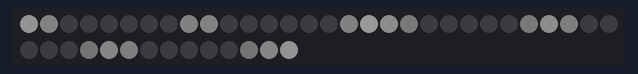
Simulated run of this sketch. Board: Arduino Uno, built with avr-gcc and run on an emulated ATmega328P. Parts: 44 RGB LEDs in strip order, left to right, continuing on the next row. Dim RGB values are drawn brighter than linear; random numbers use the default seed unless the sketch sets one.

Above: at 0.19 s.
At 4.9 s:
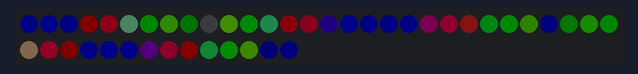
At 9.92 s:
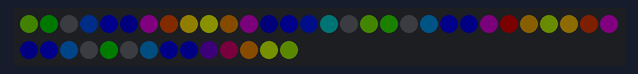
At 19.97 s:
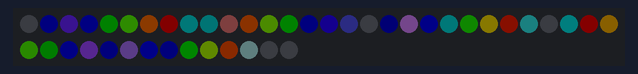
At 29.7 s:
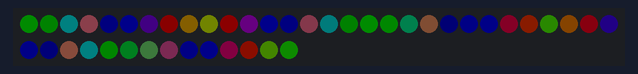
At 39.75 s:
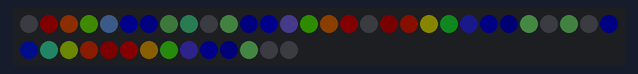

The sketch:

LightChain.ino
```cpp
#include <Adafruit_NeoPixel.h>
#include <stdlib.h>
#include <time.h>

#define LED_PIN      4
#define LED_COUNT    44//126

// Total = 44
// 0-,

Adafruit_NeoPixel strip(LED_COUNT, LED_PIN, NEO_KHZ800 + NEO_GRB);

void setup() {
  strip.begin();
  strip.clear();
  // Serial.begin(9600);
  srand(time(NULL));
}

// float pi = 3.141592653;]
int randP = 0;
int randt = 0;
float P = 0;
float et = 0.0;

int randt1 = 0;
int randt2 = 0;
int randt3 = 0;
int randt4 = 0;
int randt5 = 0;
int randt6 = 0;
float et1 = 0.0;
float et2 = 0.0;
float et3 = 0.0;
float et4 = 0.0;
float et5 = 0.0;
float et6 = 0.0;
void loop() {
  // RainbowCycle_1(et1, 0.05, 30);
  // RainbowCycleSymmetric(et1, 0.15, 17);
  // RainbowCycle_Comet(P, 0.2, et, 5);

  // RedCycle(P, 0.1, 5);
  // RedCycle_Comet(P, 0.1, et, 5);

  WashCycle(et1, et2, et3, et4, et5, et6, 0.05, 5);
  // FireCycle(et1, et2, et3, et4, et5, et6, 0.1, 5);

  // SolidRainbowCycle(P, 0.2, 50);

  randt = randt + ((rand() % 11)-5);
  if (randt > 100) {
    randt = 100;
  } else if (randt < 0) {
    randt = 0;
  }
  randP = randP + ((rand() % 41)-20);
  if (randP > 100) {
    randP = 100;
  } else if (randP < -100) {
    randP = -100;
  }

  P = P-1*(0.1+randP/100.0);
  if (P < 0) {
    P = 100;
  } else if (P > 100) {
    P = 0;
  }
  // P = P+1;
  // if (P > 99) {
  //   P = 0;
  // }

  // et = et+0.014;
  et = et+0.007*(0.7+randt/100.0);
  if (et > 0.99999999) {
    et = 0.0;
  } else if (et < 0.00000001) {
    et = 1.0;
  }

  randt1 = randt1 + ((rand() % 21)-10);
  if (randt1 > 100) {
    randt1 = 100;
  } else if (randt1 < 0) {
    randt1 = 0;
  }
  randt2 = randt2 + ((rand() % 21)-10);
  if (randt2 > 100) {
    randt2 = 100;
  } else if (randt2 < 0) {
    randt2 = 0;
  }
  randt3 = randt3 + ((rand() % 21)-10);
  if (randt3 > 100) {
    randt3 = 100;
  } else if (randt3 < 0) {
    randt3 = 0;
  }
  randt4 = randt4 + ((rand() % 21)-10);
  if (randt4 > 100) {
    randt4 = 100;
  } else if (randt4 < 0) {
    randt4 = 0;
  }
  randt5 = randt5 + ((rand() % 21)-10);
  if (randt5 > 100) {
    randt5 = 100;
  } else if (randt5 < 0) {
    randt5 = 0;
  }
  randt6 = randt6 + ((rand() % 21)-10);
  if (randt6 > 100) {
    randt6 = 100;
  } else if (randt6 < 0) {
    randt6 = 0;
  }

  // et1 = et1+0.013*(1.0+0.0*randt1/100.0);
  et1 = et1+0.007*(0.5+1.0*randt1/100.0);
  if (et1 > 0.99999999) {
    et1 = 0.0;
  } else if (et1 < 0.00000001) {
    et1 = 1.0;
  }
  // et2 = et2+0.007*(0.5+1.0*randt2/100.0);
  et2 = et2-0.007*(0.5+1.0*randt2/100.0);
  if (et2 > 0.99999999) {
    et2 = 0.0;
  } else if (et2 < 0.00000001) {
    et2 = 1.0;
  }
  // et3 = et3-0.013*(0.5+1.0*randt3/100.0);
  et3 = et3+0.007*(0.5+1.0*randt3/100.0);
  if (et3 > 0.99999999) {
    et3 = 0.0;
  } else if (et3 < 0.00000001) {
    et3 = 1.0;
  }
  // et4 = et4-0.013*(0.5+1.0*randt4/100.0);
  et4 = et4-0.007*(0.5+1.0*randt4/100.0);
  if (et4 > 0.99999999) {
    et4 = 0.0;
  } else if (et4 < 0.00000001) {
    et4 = 1.0;
  }
  // et5 = et5-0.013*(0.0+1.0*randt5/100.0);
  et5 = et5+0.007*(0.5+1.0*randt5/100.0);
  if (et5 > 0.99999999) {
    et5 = 0.0;
  } else if (et5 < 0.00000001) {
    et5 = 1.0;
  }
  // et6 = et6-0.013*(0.5+1.0*randt6/100.0);
  et6 = et6-0.007*(0.5+1.0*randt6/100.0);
  if (et6 > 0.99999999) {
    et6 = 0.0;
  } else if (et6 < 0.00000001) {
    et6 = 1.0;
  }
}

//----------Define General Use Functions Below----------

void RainbowCycle(float P, float B, int rgb[3]) {
  // P = Percent [percent through the color cycle]
  // B = Brightness [LED brightness on a scale of 0 to 1]

  float Pregion = 100/6; // percent out of 100 that each local color change region takes
  float Pprime = fmodf(P,Pregion)/Pregion; // amount through the local color change region on a scale of 0 to 1
  float r;
  float g;
  float b;
  if (0<=P & P<Pregion) {
    r = 1.0;
    g = Pprime;
    b = 0.0;
  } else if (Pregion<=P & P<2*Pregion) {
    r = 1.0 - Pprime;
    g = 1.0;
    b = 0.0;
  } else if (2*Pregion<=P & P<3*Pregion) {
    r = 0.0;
    g = 1.0;
    b = Pprime;
  } else if (3*Pregion<=P & P<4*Pregion) {
    r = 0.0;
    g = 1.0 - Pprime;
    b = 1.0;
  } else if (4*Pregion<=P & P<5*Pregion) {
    r = Pprime;
    g = 0.0;
    b = 1.0;
  } else if (5*Pregion<=P & P<6*Pregion) {
    r = 1.0;
    g = 0.0;
    b = 1.0 - Pprime;
  } else {
    r = 1.0;
    g = 0.0;
    b = 0.0;
  }

  rgb[0] = 255 * B * r;
  rgb[1] = 255 * B * g;
  rgb[2] = 255 * B * b;
}

void RedCycle(float P, float B, int rgb[3]) {
  // P = Percent [percent through the color cycle]
  // B = Brightness [LED brightness on a scale of 0 to 1]

  float Pregion = 100/6; // percent out of 100 that each local color change region takes
  float Pprime = fmodf(P,Pregion)/Pregion; // amount through the local color change region on a scale of 0 to 1
  float r;
  float g;
  float b;
  if (0<=P & P<Pregion) {
    r = 1.0;
    g = 0.10 * Pprime;
    b = 0.0;
  } else if (Pregion<=P & P<2*Pregion) {
    r = 1.0;
    g = 0.10 + 0.4 * Pprime;
    b = 0.0;
  } else if (2*Pregion<=P & P<3*Pregion) {
    r = 1.0;
    g = 0.5 - 0.15 * Pprime;
    b = 0.0;
  } else if (3*Pregion<=P & P<4*Pregion) {
    r = 1.0;
    g = 0.35 - 0.35 * Pprime;
    b = Pprime;
  } else if (4*Pregion<=P & P<5*Pregion) {
    r = 1.0;
    g = 0.10 * Pprime;
    b = 1.0 - Pprime;
  } else if (5*Pregion<=P & P<6*Pregion) {
    r = 1.0;
    g = 0.10 - 0.10 * Pprime;
    b = 0.0;
  } else {
    r = 1.0;
    g = 0.0;
    b = 0.0;
  }

  rgb[0] = 255 * B * r;
  rgb[1] = 255 * B * g;
  rgb[2] = 255 * B * b;
}

void CometEnvelope(float *intensity, float ep, float et) {
  *intensity = pow(1 - fmodf(ep+et,1.0),2);
}

void TriangleEnvelope(float *intensity, float ep, float et, float slope) {
  *intensity = abs(slope*(0.5 - fmodf(ep+et,1.0))) - (slope/2.0-1);
  if (*intensity < 0) {
    *intensity = 0.0;
  }
}

void UpdateWashColors(float *intensityr, float *intensityg, float *intensityb, float *intensityc, float *intensitym, float *intensityy, int *r, int *g, int *b, int *c, int *m, int *y, float etr, float etg, float etb, float etc, float etm, float ety, float ep, float B) {
  TriangleEnvelope(intensityr, ep, etr, 5.0);
  TriangleEnvelope(intensityg, ep, etg, 5.0);
  TriangleEnvelope(intensityb, ep, etb, 5.0);
  TriangleEnvelope(intensityc, ep, etc, 13.0);
  TriangleEnvelope(intensitym, ep, etm, 13.0);
  TriangleEnvelope(intensityy, ep, ety, 13.0);
  *r = 255 * B * (*intensityr);
  *g = 255 * B * (*intensityg);
  *b = 255 * B * (*intensityb);
  *c = 125 * B * (*intensityc);
  *m = 125 * B * (*intensitym);
  *y = 125 * B * (*intensityy);
}

void UpdateFireColors(float *intensity_r1, float *intensity_r2, float *intensity_m1, float *intensity_m2, float *intensity_y1, float *intensity_y2, int *r1, int *r2, int *m1r, int *m1b, int *m2r, int *m2b, int *y1r, int *y1g, int *y2r, int *y2g, float et_r1, float et_r2, float et_m1, float et_m2, float et_y1, float et_y2, float ep, float B) {
  TriangleEnvelope(intensity_r1, ep, et_r1, 5.0);
  TriangleEnvelope(intensity_r2, ep, et_r2, 5.0);
  TriangleEnvelope(intensity_m1, ep, et_m1, 13.0);
  TriangleEnvelope(intensity_m2, ep, et_m2, 13.0);
  TriangleEnvelope(intensity_y1, ep, et_y1, 11.0);
  TriangleEnvelope(intensity_y2, ep, et_y2, 11.0);
  *r1 = 255 * B * (*intensity_r1);
  *r2 = 255 * B * (*intensity_r2);
  *m1r = 125 * B * (*intensity_m1);
  *m1b = 75 * B * (*intensity_m1);
  *m2r = 125 * B * (*intensity_m2);
  *m2b = 75 * B * (*intensity_m2);
  *y1r = 125 * B * (*intensity_y1);
  *y1g = 75 * B * (*intensity_y1);
  *y2r = 125 * B * (*intensity_y2);
  *y2g = 75 * B * (*intensity_y2);
}

//----------Define Modes Below----------

//
// 17,0,18,34,1,16,35,19,33,2,15,36,20,32,3,14,37,21,31,4,13,38,22,30,5,12,39,23,29,6,11,40,24,28,7,10,41,25,27,8,9,42,26,43
// 17, 0,18,34, 1,
// 16,35,19,33, 2,
// 15,36,20,32, 3,
// 14,37,21,31, 4,
// 13,38,22,30, 5,
// 12,39,23,29, 6,
// 11,40,24,28, 7,
// 10,41,25,27, 8,
//  9,42,26,43

void RainbowCycle_1(float etP, float B, int wait) {
  static int rgb[3];

  int i = 17;
  float P = fmodf(0,44)*100/44.0;
  RainbowCycle(fmodf(P+100*etP,100),B,rgb);
  strip.setPixelColor(i, rgb[0], rgb[1], rgb[2]);
  i = 0;
  P = fmodf(1,44)*100/44.0;
  RainbowCycle(fmodf(P+100*etP,100),B,rgb);
  strip.setPixelColor(i, rgb[0], rgb[1], rgb[2]);
  i = 18;
  P = fmodf(2,44)*100/44.0;
  RainbowCycle(fmodf(P+100*etP,100),B,rgb);
  strip.setPixelColor(i, rgb[0], rgb[1], rgb[2]);
  i = 34;
  P = fmodf(3,44)*100/44.0;
  RainbowCycle(fmodf(P+100*etP,100),B,rgb);
  strip.setPixelColor(i, rgb[0], rgb[1], rgb[2]);
  i = 1;
  P = fmodf(4,44)*100/44.0;
  RainbowCycle(fmodf(P+100*etP,100),B,rgb);
  strip.setPixelColor(i, rgb[0], rgb[1], rgb[2]);

  for(int i=0; i<7; i++) {
    float P = fmodf(5*i+5,44)*100/44.0;
    RainbowCycle(fmodf(P+100*etP,100),B,rgb);
    strip.setPixelColor(16-i, rgb[0], rgb[1], rgb[2]);
    P = fmodf(5*i+6,44)*100/44.0;
    RainbowCycle(fmodf(P+100*etP,100),B,rgb);
    strip.setPixelColor(35+i, rgb[0], rgb[1], rgb[2]);
    P = fmodf(5*i+7,44)*100/44.0;
    RainbowCycle(fmodf(P+100*etP,100),B,rgb);
    strip.setPixelColor(19+i, rgb[0], rgb[1], rgb[2]);
    P = fmodf(5*i+8,44)*100/44.0;
    RainbowCycle(fmodf(P+100*etP,100),B,rgb);
    strip.setPixelColor(33-i, rgb[0], rgb[1], rgb[2]);
    P = fmodf(5*i+9,44)*100/44.0;
    RainbowCycle(fmodf(P+100*etP,100),B,rgb);
    strip.setPixelColor(2+i, rgb[0], rgb[1], rgb[2]);
  }

  i = 9;
  P = fmodf(40,44)*100/44.0;
  RainbowCycle(fmodf(P+100*etP,100),B,rgb);
  strip.setPixelColor(i, rgb[0], rgb[1], rgb[2]);
  i = 42;
  P = fmodf(41,44)*100/44.0;
  RainbowCycle(fmodf(P+100*etP,100),B,rgb);
  strip.setPixelColor(i, rgb[0], rgb[1], rgb[2]);
  i = 26;
  P = fmodf(42,44)*100/44.0;
  RainbowCycle(fmodf(P+100*etP,100),B,rgb);
  strip.setPixelColor(i, rgb[0], rgb[1], rgb[2]);
  i = 43;
  P = fmodf(43,44)*100/44.0;
  RainbowCycle(fmodf(P+100*etP,100),B,rgb);
  strip.setPixelColor(i, rgb[0], rgb[1], rgb[2]);

  strip.show();
  delay(wait);
}


void RainbowCycleSymmetric(float etP, float B, int wait) {
  static int rgb[3];

  for(int i=10; i<23; i++) {
    float P = fmodf((i-10.0),25)*100/25.0;
    RainbowCycle(fmodf(P+100*etP,100),B,rgb);
    strip.setPixelColor(i, rgb[0], rgb[1], rgb[2]);
    strip.setPixelColor(34-(i-10), rgb[0], rgb[1], rgb[2]);
  }
  for(int i=35; i<68; i++) {
    float P = fmodf((i-35.0),21.66666)*100/21.66666;
    RainbowCycle(fmodf(P+5+100*etP,100),B,rgb);
    strip.setPixelColor(i, rgb[0], rgb[1], rgb[2]);
    strip.setPixelColor(99-(i-35), rgb[0], rgb[1], rgb[2]);
  }
  for(int i=100; i<114; i++) {
    float P = fmodf((i-100.0),26)*100/26.0;
    RainbowCycle(fmodf(P+5+100*etP,100),B,rgb);
    strip.setPixelColor(i, rgb[0], rgb[1], rgb[2]);
    strip.setPixelColor(125-(i-100), rgb[0], rgb[1], rgb[2]);
  }
  for(int i=126; i<132; i++) {
    strip.setPixelColor(i, 0, 0, 0);
  }


  strip.show();
  delay(wait);
}


void RainbowCycle_Comet(float P, float B, float et, int wait) {
  static int rgb[3];
  float intensity = 0.0; // modifier to the pixel brightness (0 to 1)

  for(int i=0; i<LED_COUNT; i++) {
    float ep = fmodf(i,LED_COUNT/6.6)/(LED_COUNT/6.6);
    CometEnvelope(&intensity,ep,2*et);
    float eB = B*intensity;
    RainbowCycle(fmodf(P+100.0/LED_COUNT*i,100),eB,rgb);
    strip.setPixelColor(i, rgb[0], rgb[1], rgb[2]);
  }

  strip.show();
  delay(wait);
}

void RedCycle(float P, float B, int wait) {
  static int rgb[3];

  for(int i=0; i<LED_COUNT; i++) {
    RedCycle(fmodf(P+100.0/LED_COUNT*i,100),B,rgb);
    strip.setPixelColor(i, rgb[0], rgb[1], rgb[2]);
  }

  strip.show();
  delay(wait);
}

void RedCycle_Comet(float P, float B, float et, int wait) {
  static int rgb[3];
  float intensity = 0.0; // modifier to the pixel brightness (0 to 1)

  for(int i=0; i<LED_COUNT; i++) {
    float ep = fmodf(i,LED_COUNT/3.3)/(LED_COUNT/3.3);
    CometEnvelope(&intensity,ep,et);
    float eB = B*intensity;
    RedCycle(fmodf(P+100.0/LED_COUNT*i,100),eB,rgb);
    strip.setPixelColor(i, rgb[0], rgb[1], rgb[2]);
  }

  strip.show();
  delay(wait);
}

void WashCycle(float etr, float etg, float etb, float etc, float etm, float ety, float B, int wait) {
  int r;
  int g;
  int b;
  int c;
  int m;
  int y;
  float intensityr = 0.0; // modifier to the pixel brightness (0 to 1)
  float intensityg = 0.0; // modifier to the pixel brightness (0 to 1)
  float intensityb = 0.0; // modifier to the pixel brightness (0 to 1)
  float intensityc = 0.0; // modifier to the pixel brightness (0 to 1)
  float intensitym = 0.0; // modifier to the pixel brightness (0 to 1)
  float intensityy = 0.0; // modifier to the pixel brightness (0 to 1)

  int i = 17;
  float ep = fmodf(0,44)/44.0;
  UpdateWashColors(&intensityr, &intensityg, &intensityb, &intensityc, &intensitym, &intensityy, &r, &g, &b, &c, &m, &y, etr, etg, etb, etc, etm, ety, ep, B);
  strip.setPixelColor(i, r+m+y, g+c+y, b+c+m);
  i = 0;
  ep = fmodf(1,44)/44.0;
  UpdateWashColors(&intensityr, &intensityg, &intensityb, &intensityc, &intensitym, &intensityy, &r, &g, &b, &c, &m, &y, etr, etg, etb, etc, etm, ety, ep, B);
  strip.setPixelColor(i, r+m+y, g+c+y, b+c+m);
  i = 18;
  ep = fmodf(2,44)/44.0;
  UpdateWashColors(&intensityr, &intensityg, &intensityb, &intensityc, &intensitym, &intensityy, &r, &g, &b, &c, &m, &y, etr, etg, etb, etc, etm, ety, ep, B);
  strip.setPixelColor(i, r+m+y, g+c+y, b+c+m);
  i = 34;
  ep = fmodf(3,44)/44.0;
  UpdateWashColors(&intensityr, &intensityg, &intensityb, &intensityc, &intensitym, &intensityy, &r, &g, &b, &c, &m, &y, etr, etg, etb, etc, etm, ety, ep, B);
  strip.setPixelColor(i, r+m+y, g+c+y, b+c+m);
  i = 1;
  ep = fmodf(4,44)/44.0;
  UpdateWashColors(&intensityr, &intensityg, &intensityb, &intensityc, &intensitym, &intensityy, &r, &g, &b, &c, &m, &y, etr, etg, etb, etc, etm, ety, ep, B);
  strip.setPixelColor(i, r+m+y, g+c+y, b+c+m);

  for(int i=0; i<7; i++) {
    float ep = fmodf(5*i+5,44)/44.0;
    UpdateWashColors(&intensityr, &intensityg, &intensityb, &intensityc, &intensitym, &intensityy, &r, &g, &b, &c, &m, &y, etr, etg, etb, etc, etm, ety, ep, B);
    strip.setPixelColor(16-i, r+m+y, g+c+y, b+c+m);
    ep = fmodf(5*i+6,44)/44.0;
    UpdateWashColors(&intensityr, &intensityg, &intensityb, &intensityc, &intensitym, &intensityy, &r, &g, &b, &c, &m, &y, etr, etg, etb, etc, etm, ety, ep, B);
    strip.setPixelColor(35+i, r+m+y, g+c+y, b+c+m);
    ep = fmodf(5*i+7,44)/44.0;
    UpdateWashColors(&intensityr, &intensityg, &intensityb, &intensityc, &intensitym, &intensityy, &r, &g, &b, &c, &m, &y, etr, etg, etb, etc, etm, ety, ep, B);
    strip.setPixelColor(19+i, r+m+y, g+c+y, b+c+m);
    ep = fmodf(5*i+8,44)/44.0;
    UpdateWashColors(&intensityr, &intensityg, &intensityb, &intensityc, &intensitym, &intensityy, &r, &g, &b, &c, &m, &y, etr, etg, etb, etc, etm, ety, ep, B);
    strip.setPixelColor(33-i, r+m+y, g+c+y, b+c+m);
    ep = fmodf(5*i+9,44)/44.0;
    UpdateWashColors(&intensityr, &intensityg, &intensityb, &intensityc, &intensitym, &intensityy, &r, &g, &b, &c, &m, &y, etr, etg, etb, etc, etm, ety, ep, B);
    strip.setPixelColor(2+i, r+m+y, g+c+y, b+c+m);
  }

  i = 9;
  ep = fmodf(40,44)/44.0;
  UpdateWashColors(&intensityr, &intensityg, &intensityb, &intensityc, &intensitym, &intensityy, &r, &g, &b, &c, &m, &y, etr, etg, etb, etc, etm, ety, ep, B);
  strip.setPixelColor(i, r+m+y, g+c+y, b+c+m);
  i = 42;
  ep = fmodf(41,44)/44.0;
  UpdateWashColors(&intensityr, &intensityg, &intensityb, &intensityc, &intensitym, &intensityy, &r, &g, &b, &c, &m, &y, etr, etg, etb, etc, etm, ety, ep, B);
  strip.setPixelColor(i, r+m+y, g+c+y, b+c+m);
  i = 26;
  ep = fmodf(42,44)/44.0;
  UpdateWashColors(&intensityr, &intensityg, &intensityb, &intensityc, &intensitym, &intensityy, &r, &g, &b, &c, &m, &y, etr, etg, etb, etc, etm, ety, ep, B);
  strip.setPixelColor(i, r+m+y, g+c+y, b+c+m);
  i = 43;
  ep = fmodf(43,44)/44.0;
  UpdateWashColors(&intensityr, &intensityg, &intensityb, &intensityc, &intensitym, &intensityy, &r, &g, &b, &c, &m, &y, etr, etg, etb, etc, etm, ety, ep, B);
  strip.setPixelColor(i, r+m+y, g+c+y, b+c+m);

  strip.show();
  delay(wait);
}

void FireCycle(float et_r1, float et_r2, float et_m1, float et_m2, float et_y1, float et_y2, float B, int wait) {
  int r1;
  int r2;
  int m1r;
  int m1b;
  int m2r;
  int m2b;
  int y1r;
  int y1g;
  int y2r;
  int y2g;
  float intensity_r1 = 0.0; // modifier to the pixel brightness (0 to 1)
  float intensity_r2 = 0.0; // modifier to the pixel brightness (0 to 1)
  float intensity_m1 = 0.0; // modifier to the pixel brightness (0 to 1)
  float intensity_m2 = 0.0; // modifier to the pixel brightness (0 to 1)
  float intensity_y1 = 0.0; // modifier to the pixel brightness (0 to 1)
  float intensity_y2 = 0.0; // modifier to the pixel brightness (0 to 1)

  int i = 17;
  float ep = fmodf(0,44)/44.0;
  UpdateFireColors(&intensity_r1, &intensity_r2, &intensity_m1, &intensity_m2, &intensity_y1, &intensity_y2, &r1, &r2, &m1r, &m1b, &m2r, &m2b, &y1r, &y1g, &y2r, &y2g, et_r1, et_r2, et_m1, et_m2, et_y1, et_y2, ep, B);
  strip.setPixelColor(i, r1+r2+m1r+m2r+y1r+y2r, y1g+y2g, m1b+m2b);
  i = 0;
  ep = fmodf(1,44)/44.0;
  UpdateFireColors(&intensity_r1, &intensity_r2, &intensity_m1, &intensity_m2, &intensity_y1, &intensity_y2, &r1, &r2, &m1r, &m1b, &m2r, &m2b, &y1r, &y1g, &y2r, &y2g, et_r1, et_r2, et_m1, et_m2, et_y1, et_y2, ep, B);
  strip.setPixelColor(i, r1+r2+m1r+m2r+y1r+y2r, y1g+y2g, m1b+m2b);
  i = 18;
  ep = fmodf(2,44)/44.0;
  UpdateFireColors(&intensity_r1, &intensity_r2, &intensity_m1, &intensity_m2, &intensity_y1, &intensity_y2, &r1, &r2, &m1r, &m1b, &m2r, &m2b, &y1r, &y1g, &y2r, &y2g, et_r1, et_r2, et_m1, et_m2, et_y1, et_y2, ep, B);
  strip.setPixelColor(i, r1+r2+m1r+m2r+y1r+y2r, y1g+y2g, m1b+m2b);
  i = 34;
  ep = fmodf(3,44)/44.0;
  UpdateFireColors(&intensity_r1, &intensity_r2, &intensity_m1, &intensity_m2, &intensity_y1, &intensity_y2, &r1, &r2, &m1r, &m1b, &m2r, &m2b, &y1r, &y1g, &y2r, &y2g, et_r1, et_r2, et_m1, et_m2, et_y1, et_y2, ep, B);
  strip.setPixelColor(i, r1+r2+m1r+m2r+y1r+y2r, y1g+y2g, m1b+m2b);
  i = 1;
  ep = fmodf(4,44)/44.0;
  UpdateFireColors(&intensity_r1, &intensity_r2, &intensity_m1, &intensity_m2, &intensity_y1, &intensity_y2, &r1, &r2, &m1r, &m1b, &m2r, &m2b, &y1r, &y1g, &y2r, &y2g, et_r1, et_r2, et_m1, et_m2, et_y1, et_y2, ep, B);
  strip.setPixelColor(i, r1+r2+m1r+m2r+y1r+y2r, y1g+y2g, m1b+m2b);

  for(int i=0; i<7; i++) {
    float ep = fmodf(5*i+5,44)/44.0;
    UpdateFireColors(&intensity_r1, &intensity_r2, &intensity_m1, &intensity_m2, &intensity_y1, &intensity_y2, &r1, &r2, &m1r, &m1b, &m2r, &m2b, &y1r, &y1g, &y2r, &y2g, et_r1, et_r2, et_m1, et_m2, et_y1, et_y2, ep, B);
    strip.setPixelColor(16-i, r1+r2+m1r+m2r+y1r+y2r, y1g+y2g, m1b+m2b);
    ep = fmodf(5*i+6,44)/44.0;
    UpdateFireColors(&intensity_r1, &intensity_r2, &intensity_m1, &intensity_m2, &intensity_y1, &intensity_y2, &r1, &r2, &m1r, &m1b, &m2r, &m2b, &y1r, &y1g, &y2r, &y2g, et_r1, et_r2, et_m1, et_m2, et_y1, et_y2, ep, B);
    strip.setPixelColor(35+i, r1+r2+m1r+m2r+y1r+y2r, y1g+y2g, m1b+m2b);
    ep = fmodf(5*i+7,44)/44.0;
    UpdateFireColors(&intensity_r1, &intensity_r2, &intensity_m1, &intensity_m2, &intensity_y1, &intensity_y2, &r1, &r2, &m1r, &m1b, &m2r, &m2b, &y1r, &y1g, &y2r, &y2g, et_r1, et_r2, et_m1, et_m2, et_y1, et_y2, ep, B);
    strip.setPixelColor(19+i, r1+r2+m1r+m2r+y1r+y2r, y1g+y2g, m1b+m2b);
    ep = fmodf(5*i+8,44)/44.0;
    UpdateFireColors(&intensity_r1, &intensity_r2, &intensity_m1, &intensity_m2, &intensity_y1, &intensity_y2, &r1, &r2, &m1r, &m1b, &m2r, &m2b, &y1r, &y1g, &y2r, &y2g, et_r1, et_r2, et_m1, et_m2, et_y1, et_y2, ep, B);
    strip.setPixelColor(33-i, r1+r2+m1r+m2r+y1r+y2r, y1g+y2g, m1b+m2b);
    ep = fmodf(5*i+9,44)/44.0;
    UpdateFireColors(&intensity_r1, &intensity_r2, &intensity_m1, &intensity_m2, &intensity_y1, &intensity_y2, &r1, &r2, &m1r, &m1b, &m2r, &m2b, &y1r, &y1g, &y2r, &y2g, et_r1, et_r2, et_m1, et_m2, et_y1, et_y2, ep, B);
    strip.setPixelColor(2+i, r1+r2+m1r+m2r+y1r+y2r, y1g+y2g, m1b+m2b);
  }

  i = 9;
  ep = fmodf(40,44)/44.0;
  UpdateFireColors(&intensity_r1, &intensity_r2, &intensity_m1, &intensity_m2, &intensity_y1, &intensity_y2, &r1, &r2, &m1r, &m1b, &m2r, &m2b, &y1r, &y1g, &y2r, &y2g, et_r1, et_r2, et_m1, et_m2, et_y1, et_y2, ep, B);
  strip.setPixelColor(i, r1+r2+m1r+m2r+y1r+y2r, y1g+y2g, m1b+m2b);
  i = 42;
  ep = fmodf(41,44)/44.0;
  UpdateFireColors(&intensity_r1, &intensity_r2, &intensity_m1, &intensity_m2, &intensity_y1, &intensity_y2, &r1, &r2, &m1r, &m1b, &m2r, &m2b, &y1r, &y1g, &y2r, &y2g, et_r1, et_r2, et_m1, et_m2, et_y1, et_y2, ep, B);
  strip.setPixelColor(i, r1+r2+m1r+m2r+y1r+y2r, y1g+y2g, m1b+m2b);
  i = 26;
  ep = fmodf(42,44)/44.0;
  UpdateFireColors(&intensity_r1, &intensity_r2, &intensity_m1, &intensity_m2, &intensity_y1, &intensity_y2, &r1, &r2, &m1r, &m1b, &m2r, &m2b, &y1r, &y1g, &y2r, &y2g, et_r1, et_r2, et_m1, et_m2, et_y1, et_y2, ep, B);
  strip.setPixelColor(i, r1+r2+m1r+m2r+y1r+y2r, y1g+y2g, m1b+m2b);
  i = 43;
  ep = fmodf(43,44)/44.0;
  UpdateFireColors(&intensity_r1, &intensity_r2, &intensity_m1, &intensity_m2, &intensity_y1, &intensity_y2, &r1, &r2, &m1r, &m1b, &m2r, &m2b, &y1r, &y1g, &y2r, &y2g, et_r1, et_r2, et_m1, et_m2, et_y1, et_y2, ep, B);
  strip.setPixelColor(i, r1+r2+m1r+m2r+y1r+y2r, y1g+y2g, m1b+m2b);

  strip.show();
  delay(wait);
}

void SolidRainbowCycle(float P, float B, int wait) {
  static int rgb[3];
  RainbowCycle(P,B,rgb);

  for(int i=0; i<LED_COUNT; i++) {
    strip.setPixelColor(i, rgb[0], rgb[1], rgb[2]);
  }

  strip.show();
  delay(wait);
}
```
